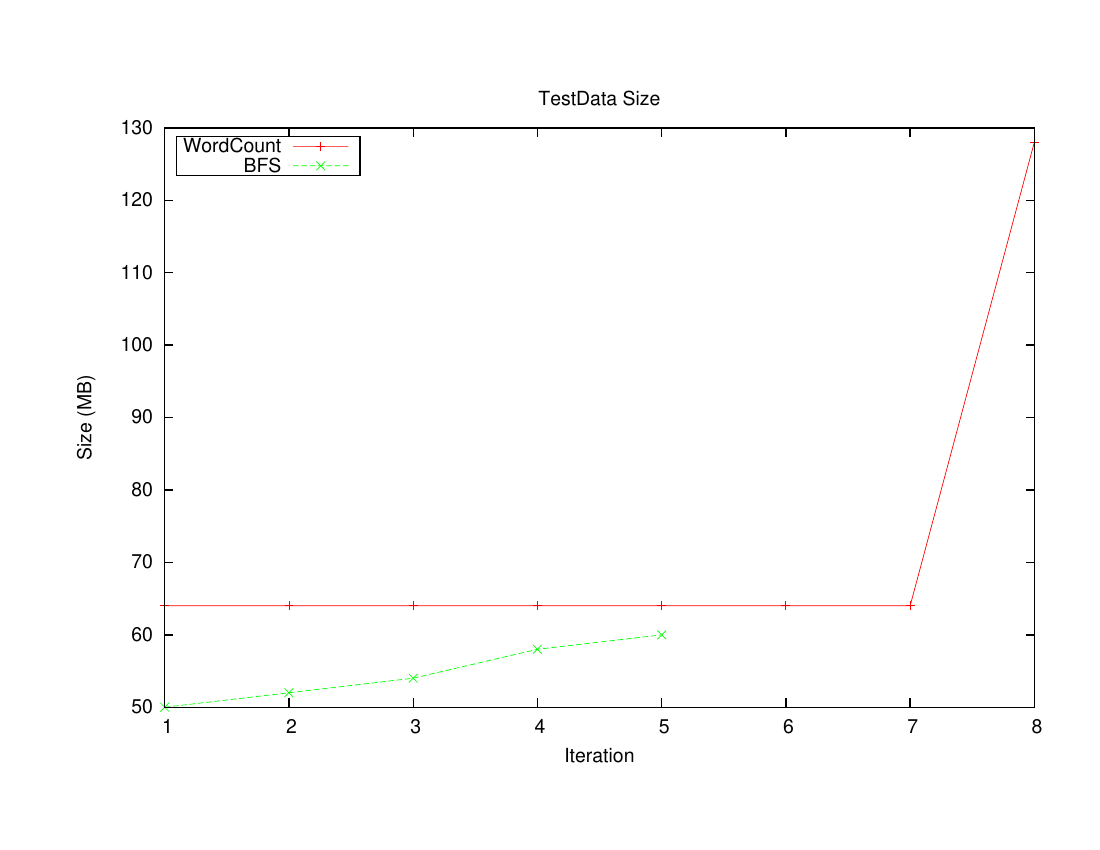

gnuplot code for this plot:
reset
set title "TestData Size"
set xlabel "Iteration"
set ylabel "Size (MB)"
set key box 
set key left top
set terminal postscript enhanced color      
set output '| ps2pdf - DataSize.pdf'                          
#set logscale x 2
#set logscale y 10
#set format y "%2.e"
#[x=16:8192]
plot \
     'DataSize.dat'  using ($1):($2)  title "WordCount"  w linespoints, \
     'DataSize.dat'  using ($1):($3)  title "BFS"  w linespoints
     
